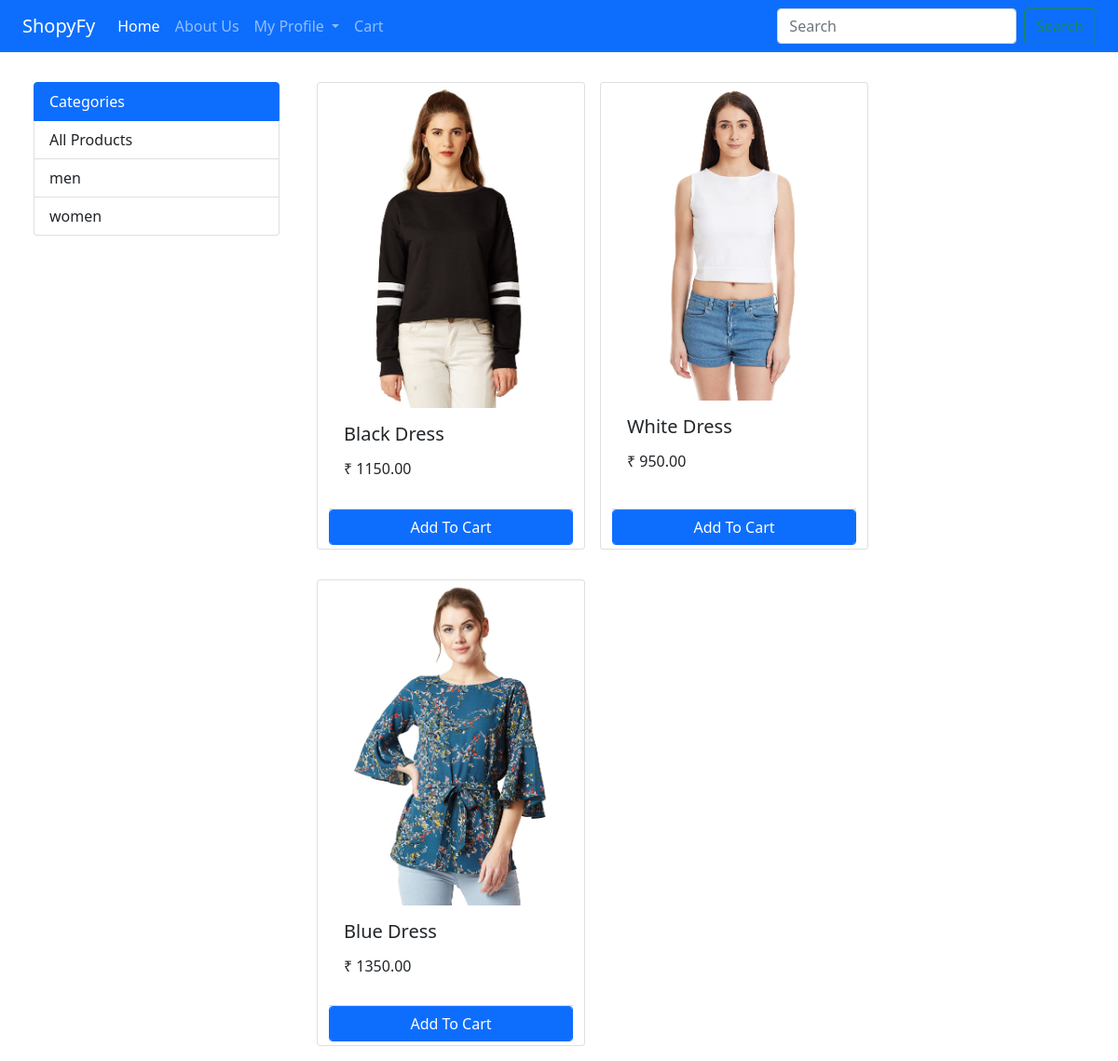
Page /Index_page/?category=2 (signed in) on the committed database.
### EShop/models.py (models this page shows, shortened)
class Category(models.Model):
    name = models.CharField(max_length=20)
    @staticmethod
    def get_all_categories():
        return Category.objects.all()

class Product(models.Model):
    category = models.ForeignKey(Category, on_delete=models.CASCADE)
    ProductName = models.CharField(max_length=50)
    ProductPrice = models.DecimalField(max_digits=7, decimal_places=2)
    ProductQuantity = models.CharField(max_length=50)
    ProductDescription = models.TextField(max_length=250)
    ProductImage = models.ImageField(upload_to="Upload/Products", height_field=None, width_field=None, max_length=None)
    class Meta:
        db_table = "product"
    @staticmethod
    def get_all_products_by_categoryid(category_id):
        if category_id:
            return Product.objects.filter(category = category_id)
        else:
            return Product.get_all_products()

### EShop/views.py (the view, shortened to what this page needs)
# urls.py: path('Index_page/',Index.as_view(),name='Index_page'),
class Index(View):
    def get(self,request):
        cart = request.session.get('cart')
        if not cart:
            request.session['cart'] = {}
        products = None
        categories = Category.get_all_categories()
        categoryID = request.GET.get('category')
        if categoryID:
            products = Product.get_all_products_by_categoryid(categoryID)
        else:
            products = Product.get_all_products()
        data = {}
        data['products'] = products
        data['categories'] = categories
        if 'email' in request.session:
            return render(request, 'index.html',data)
        else:
            return redirect(Signin_page)

### EShop/templatetags/cart.py (called while the page is built)
@register.filter(name='is_in_cart')
def is_in_cart(product, cart):
    keys = cart.keys()
    for id in keys:
        if int(id)==product.id:
            return True
    return False

### EShop/templates/index.html (shortened to what this page needs)
{% load static %}
{% load cart %}
<!DOCTYPE html>
<html lang="en">
<head>
    <link href="https://cdn.jsdelivr.net/npm/bootstrap@5.3.0-alpha1/dist/css/bootstrap.min.css" rel="stylesheet">
    <link href="https://cdn.jsdelivr.net/npm/bootstrap@5.0.2/dist/css/bootstrap.min.css" rel="stylesheet">
</head>
<body>
    <nav class="navbar navbar-expand-lg navbar-dark bg-primary">
        <div class="container-fluid">
          <a class="navbar-brand" href="#">ShopyFy</a>
          <div class="collapse navbar-collapse" id="navbarSupportedContent">
            <ul class="navbar-nav me-auto mb-2 mb-lg-0">
              <li class="nav-item">
                <a class="nav-link active" aria-current="page" href="{% url 'Index_page' %}">Home</a>
              </li>
              <li class="nav-item">
                <a class="nav-link" href="#">About Us</a>
              </li>
              <li class="nav-item dropdown">
                <a class="nav-link dropdown-toggle" href="profile.html" id="navbarDropdown" role="button" data-bs-toggle="dropdown" aria-expanded="false">
                  My Profile
                </a>
              </li>
              <li class="nav-item">
                <a class="nav-link" href="#">Cart</a>
              </li>
            </ul>
            <form class="d-flex">
              <input class="form-control me-2" type="search" placeholder="Search" aria-label="Search">
              <button class="btn btn-outline-success" type="submit">Search</button>
            </form>
          </div>
        </div>
    </nav>
    <div class="container-fluid mt-3">
      <div class="row mx-auto">
        <div id="categories" class="col-lg-3">
          <div class="list-group mt-3">
            <a href="#" class="list-group-item list-group-item-action active">Categories</a>
            <a href="{% url 'Index_page' %}" class="list-group-item list-group-item-action">All Products</a>
            {% for category in categories %}
            <a href="?category={{category.id}}" class="list-group-item list-group-item-action">{{category.name}}</a>
            {% endfor %}
          </div>
        </div>
        <div id="products" class="col-lg-9 ">
            <div class="row mx-auto ">
              {% for product in products %}
              <div class="card ms-3 mb-3 mt-3 " id="{{product.id}}" style="width: 18rem;">
                <img src="{{product.ProductImage.url}}" class="card-img-top" alt="...">
                <div class="card-body">
                  <h5 class="card-title">{{product.ProductName}}</h5>
                  <p class="card-text"><h6>₹ {{product.ProductPrice}}</h6></p>
                </div>
                <div class="card-footer p-0 no-gutters mb-1">
                  {% if product|is_in_cart:request.session.cart %}
                  <div class="row no-gutters">
                    <form action="{% url 'Index_page' %}#{{product.id}}" method="post" class="col-2">
                      {% csrf_token %}
                      <input type="text" name="product" value="{{product.id}}" class="d-none">
                      <input type="text" name="remove" value="True" class="d-none">
                      <input type="submit" value=" - " class="btn btn-block btn-primary">
                    </form>
                    <div class="text-center col"><b>{{ product|cart_quantity:request.session.cart }}</b> in cart</div>
                    <form action="{% url 'Index_page' %}#{{product.id}}" method="post" class="col-3">
                      {% csrf_token %}
                      <input type="text" name="product" value="{{product.id}}" class="d-none">
                      <input type="submit" value=" + " class="btn btn-block btn-primary">
                    </form>
                  </div>
                  {% else %}
                  <form action="{% url 'Index_page' %}#{{product.id}}" method="post" class="">
                    <input type="submit" class="btn btn-primary  form-control" value="Add To Cart">
                  </form>
                  {% endif %}
                </div>
              </div>
              {% endfor %}
            </div>
        </div>
      </div>
    </div>
    </body>
</html>

### rows in the picture
Category: name "men"
Category: name "women"
Product: ProductImage (picture), ProductName "Black Dress", ProductPrice "1150.00"
Product: ProductImage (picture), ProductName "White Dress", ProductPrice "950.00"
Product: ProductImage (picture), ProductName "Blue Dress", ProductPrice "1350.00"
